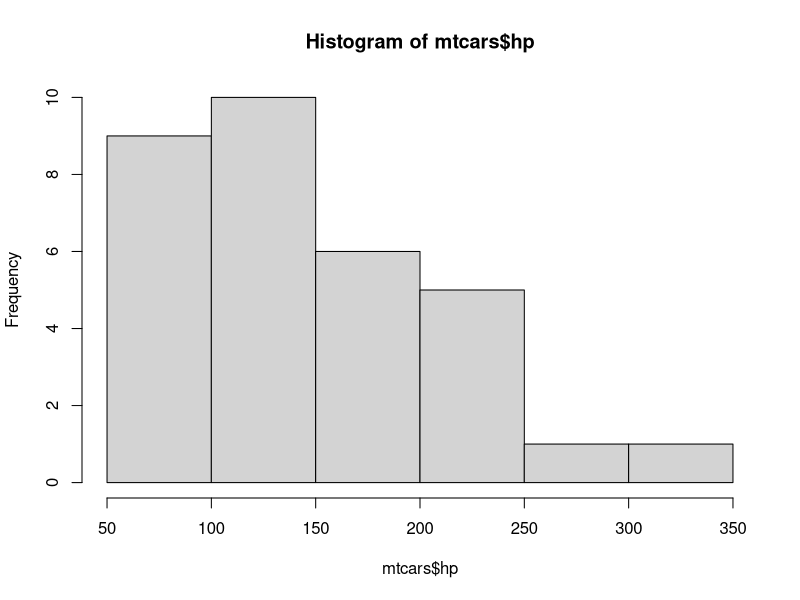

The R script that drew this image:
## ---- chunk 1
data("mtcars") # This is cars dataser=t
mtcars
## ---- chunk 2
summary(mtcars)
## ---- chunk 3
hist(mtcars$hp)
